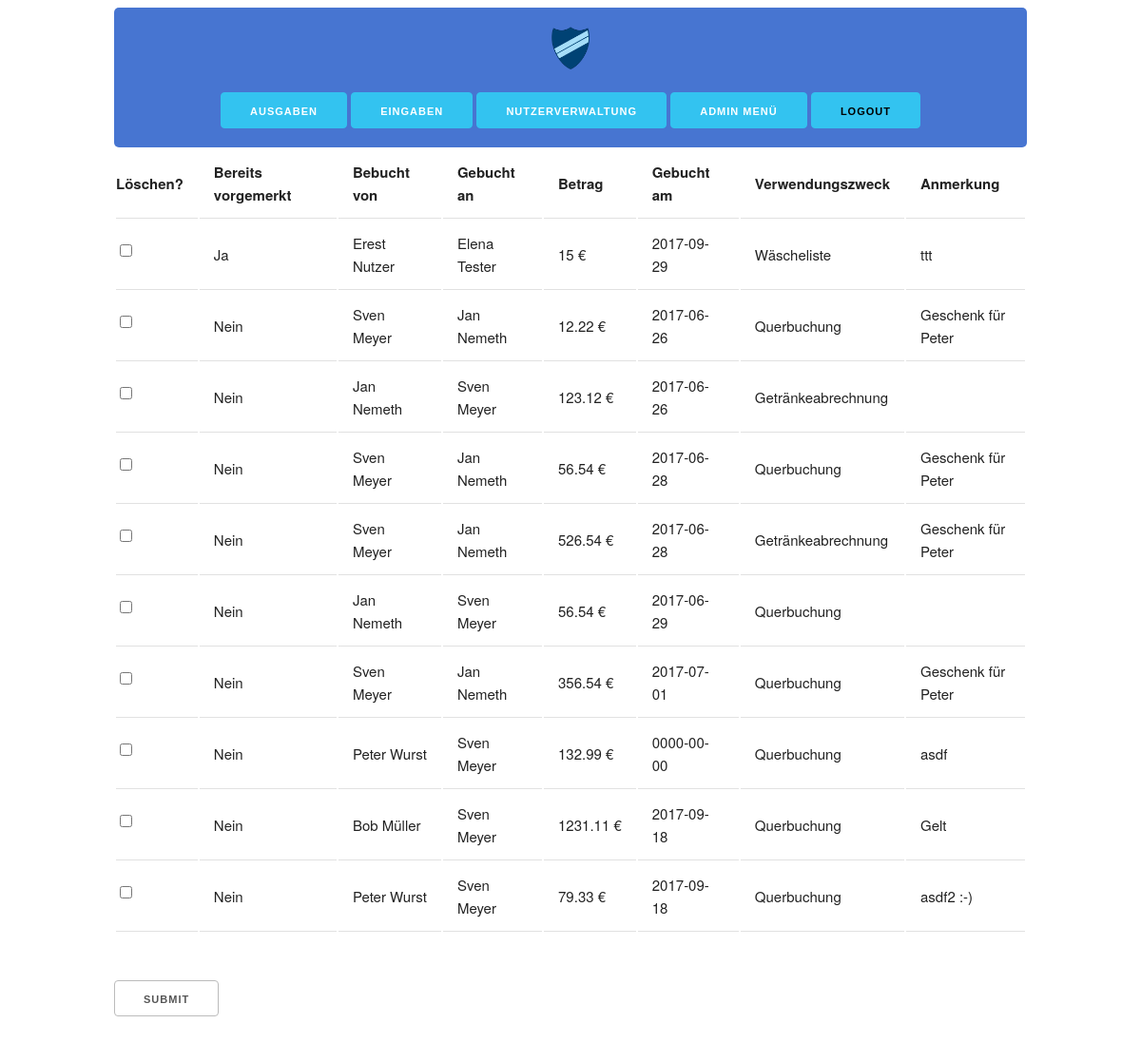
Screenshot of /php/delBooking.php (signed in) with the database file from the repository.
### tables this page shows
CREATE TABLE `buchung` (
  `buchungsnummer` int(11) NOT NULL AUTO_INCREMENT,
  `zwecknummer` int(11) NOT NULL,
  `datum` date NOT NULL,
  `betrag` float NOT NULL,
  `user_von` int(11) NOT NULL,
  `user_zu` int(11) NOT NULL,
  `log` int(11) DEFAULT NULL,
  `anmerkung` varchar(255) DEFAULT NULL,
  `zum_loeschen_vorgemerkt` tinyint(4) DEFAULT NULL,
  PRIMARY KEY (`buchungsnummer`)
);

CREATE TABLE `user` (
  `id` int(11) NOT NULL,
  `vorname` varchar(255) NOT NULL,
  `nachname` varchar(255) NOT NULL,
  `email` varchar(255) NOT NULL,
  `kontostand` float NOT NULL,
  `zinsen` tinyint(1) NOT NULL,
  `erstellt_am` timestamp NOT NULL DEFAULT CURRENT_TIMESTAMP,
  `zuletzt_geaendert` timestamp NULL DEFAULT NULL,
  `passwort` varchar(255) NOT NULL,
  `verein` int(10) NOT NULL,
  `gruppe` int(10) NOT NULL,
  `hausbewohner` tinyint(4) DEFAULT NULL
);

CREATE TABLE `verwendungszweck` (
  `zwecknummer` int(11) NOT NULL,
  `Beschreibung` varchar(255) NOT NULL,
  PRIMARY KEY (`zwecknummer`)
);

### php/lib.php (called while the page is built, shortened)
<?php
function boolZuText($in)
{
    if ($in == 0) {
        return "Nein";
    }
    return "Ja";
}

### php/db_request.php (the view, shortened to what this page needs)
<?php
include_once "lib.php";
function getBuchungDel()
{
    $sql = "SELECT * FROM buchung ORDER BY zum_loeschen_vorgemerkt DESC LIMIT 10;";
    $database = connect();
    $result = $database->query($sql);
    echo "
    <form method=\"post\" action=".htmlspecialchars($_SERVER["PHP_SELF"]) .">
    <table>
    <tr>
        <th>Löschen?</th>
        <th>Bereits vorgemerkt</th>
        <th>Bebucht von</th>
        <th>Gebucht an</th>
        <th>Betrag</th>
        <th>Gebucht am</th>
        <th>Verwendungszweck</th>
        <th>Anmerkung</th>
    </tr>";
    if ($result->num_rows > 0) {
        while ($row = $result->fetch_assoc()) {
            echo "<tr>" .
                "<td><input type='checkbox' name='".$row["buchungsnummer"]."' value='".$row["buchungsnummer"]."'></td>" .
                "<td>" . boolZuText($row["zum_loeschen_vorgemerkt"]) . "</td>" .
                "<td>" . getUser($row["user_von"]) . "</td>" .
                "<td>" . getUser($row["user_zu"]) . "</td>" .
                "<td>" . $row["betrag"] . "&nbsp€" . "</td>" .
                "<td>" . $row["datum"] . "</td>" .
                "<td>" . getVerwendungszweck($row["zwecknummer"]) . "</td>" .
                "<td>" . $row["anmerkung"] . "</td>" .
                "</tr>";
        }
    } else {
        echo "Keine Inhalte";
    }
    echo "</table> <br><input type='submit'></form>";
}
function getVerwendungszweck($zwecknummer)
{
    $database = connect();
    $sql = "SELECT * FROM verwendungszweck WHERE zwecknummer=$zwecknummer;";
    $result = $database->query($sql);
    $row = $result->fetch_assoc();
    $out = $row["Beschreibung"];
    return $out;
}
function getUser($user)
{
    $database = connect();
    $sql = "SELECT * FROM user WHERE id=$user;";
    $result = $database->query($sql);
    $row = $result->fetch_assoc();
    $out = $row["vorname"] . " " . $row["nachname"];
    if ($out != " ") {
        return $out;
    }
    return "Dieser Nutzer existiert nicht!";
}

### css/skeleton.css (style rules this page uses)
html { font-size: 62.5%; }
body { font-size: 1.5em; line-height: 1.6; font-weight: 400; font-family: "Raleway", "HelveticaNeue", "Helvetica Neue", Helvetica, Arial, sans-serif; color: #222; }
.button, button, input[type="submit"], input[type="reset"], input[type="button"] { display: inline-block; height: 38px; padding: 0 30px; color: #555; text-align: center; font-size: 11px; font-weight: 600; line-height: 38px; letter-spacing: .1rem; text-transform: uppercase; text-decoration: none; white-space: nowrap; background-color: transparent; border-radius: 4px; border: 1px solid #bbb; cursor: pointer; box-sizing: border-box; }
input[type="checkbox"], input[type="radio"] { display: inline; }
th, td { padding: 12px 15px; text-align: left; border-bottom: 1px solid #E1E1E1; }
th:first-child, td:first-child { padding-left: 0; }
th:last-child, td:last-child { padding-right: 0; }
input, textarea, select, fieldset { margin-bottom: 1.5rem; }
pre, blockquote, dl, figure, table, p, ul, ol, form { margin-bottom: 2.5rem; }

### rows the page displays
buchung: zum_loeschen_vorgemerkt "Ja", user_von.nachname "Erest Nutzer", user_zu.nachname "Elena Tester", betrag "15", datum "2017-09-29", zwecknummer.Beschreibung "Wäscheliste", anmerkung "ttt"
buchung: zum_loeschen_vorgemerkt "Nein", user_von.nachname "Sven Meyer", user_zu.nachname "Jan Nemeth", betrag "12.22", datum "2017-06-26", zwecknummer.Beschreibung "Querbuchung", anmerkung "Geschenk für Peter"
buchung: zum_loeschen_vorgemerkt "Nein", user_von.nachname "Jan Nemeth", user_zu.nachname "Sven Meyer", betrag "123.12", datum "2017-06-26", zwecknummer.Beschreibung "Getränkeabrechnung"
buchung: zum_loeschen_vorgemerkt "Nein", user_von.nachname "Sven Meyer", user_zu.nachname "Jan Nemeth", betrag "56.54", datum "2017-06-28", zwecknummer.Beschreibung "Querbuchung", anmerkung "Geschenk für Peter"
buchung: zum_loeschen_vorgemerkt "Nein", user_von.nachname "Sven Meyer", user_zu.nachname "Jan Nemeth", betrag "526.54", datum "2017-06-28", zwecknummer.Beschreibung "Getränkeabrechnung", anmerkung "Geschenk für Peter"
buchung: zum_loeschen_vorgemerkt "Nein", user_von.nachname "Jan Nemeth", user_zu.nachname "Sven Meyer", betrag "56.54", datum "2017-06-29", zwecknummer.Beschreibung "Querbuchung"
buchung: zum_loeschen_vorgemerkt "Nein", user_von.nachname "Sven Meyer", user_zu.nachname "Jan Nemeth", betrag "356.54", datum "2017-07-01", zwecknummer.Beschreibung "Querbuchung", anmerkung "Geschenk für Peter"
buchung: zum_loeschen_vorgemerkt "Nein", user_von.nachname "Peter Wurst", user_zu.nachname "Sven Meyer", betrag "132.99", datum "0000-00-00", zwecknummer.Beschreibung "Querbuchung", anmerkung "asdf"
buchung: zum_loeschen_vorgemerkt "Nein", user_von.nachname "Bob Müller", user_zu.nachname "Sven Meyer", betrag "1231.11", datum "2017-09-18", zwecknummer.Beschreibung "Querbuchung", anmerkung "Gelt"
buchung: zum_loeschen_vorgemerkt "Nein", user_von.nachname "Peter Wurst", user_zu.nachname "Sven Meyer", betrag "79.33", datum "2017-09-18", zwecknummer.Beschreibung "Querbuchung", anmerkung "asdf2 :-)"
